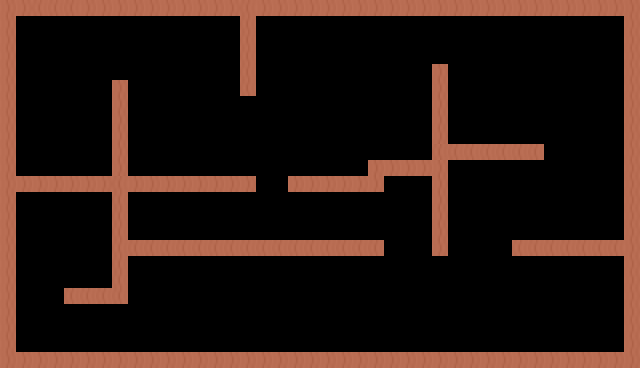

The image is a tile-based game level rendered from a .tmx file. Its description and complete source (layers, tilesets, objects, tile grids) follow:
An orthogonal 40x23 tile map with 16x16 px tiles, 1 tile layer (Tile Layer 1) and 28 objects (14x ColllisionRecs, 6x Diamond, 4x Fruit, 2x Shrinker, Player, ...).

<map version="1.10" tiledversion="1.10.2" orientation="orthogonal" renderorder="right-down" width="40" height="23" tilewidth="16" tileheight="16" infinite="0" nextlayerid="4" nextobjectid="48">
 <tileset firstgid="1" source="maize.tsx" />
 <layer id="1" name="Tile Layer 1" width="40" height="23">
  <data encoding="csv">
2684354590,2684354590,1610612766,1610612766,1610612766,2684354590,2684354590,2684354590,2684354590,2684354590,2684354590,2684354590,2684354590,2684354590,2684354590,1610612766,2684354590,2684354590,2684354590,2684354590,2684354590,2684354590,2684354590,2684354590,2684354590,2684354590,2684354590,2684354590,2684354590,2684354590,2684354590,2684354590,2684354590,2684354590,2684354590,2684354590,2684354590,2684354590,2684354590,2684354590,
2684354590,0,0,0,0,0,0,0,0,0,0,0,0,0,0,1610612766,0,0,0,0,0,0,0,0,0,0,0,0,0,0,0,0,0,0,0,0,0,0,0,2684354590,
2684354590,0,0,0,0,0,0,0,0,0,0,0,0,0,0,1610612766,0,0,0,0,0,0,0,0,0,0,0,0,0,0,0,0,0,0,0,0,0,0,0,2684354590,
2684354590,0,0,0,0,0,0,0,0,0,0,0,0,0,0,1610612766,0,0,0,0,0,0,0,0,0,0,0,0,0,0,0,0,0,0,0,0,0,0,0,2684354590,
2684354590,0,0,0,0,0,0,0,0,0,0,0,0,0,0,1610612766,0,0,0,0,0,0,0,0,0,0,0,2684354590,0,0,0,0,0,0,0,0,0,0,0,2684354590,
2684354590,0,0,0,0,0,0,2684354590,0,0,0,0,0,0,0,1610612766,0,0,0,0,0,0,0,0,0,0,0,2684354590,0,0,0,0,0,0,0,0,0,0,0,2684354590,
2684354590,0,0,0,0,0,0,2684354590,0,0,0,0,0,0,0,0,0,0,0,0,0,0,0,0,0,0,0,2684354590,0,0,0,0,0,0,0,0,0,0,0,2684354590,
2684354590,0,0,0,0,0,0,2684354590,0,0,0,0,0,0,0,0,0,0,0,0,0,0,0,0,0,0,0,2684354590,0,0,0,0,0,0,0,0,0,0,0,2684354590,
2684354590,0,0,0,0,0,0,2684354590,0,0,0,0,0,0,0,0,0,0,0,0,0,0,0,0,0,0,0,2684354590,0,0,0,0,0,0,0,0,0,0,0,2684354590,
2684354590,0,0,0,0,0,0,2684354590,0,0,0,0,0,0,0,0,0,0,0,0,0,0,0,0,0,0,0,1610612766,1610612766,1610612766,1610612766,1610612766,1610612766,1610612766,0,0,0,0,0,2684354590,
2684354590,0,0,0,0,0,0,2684354590,0,0,0,0,0,0,0,0,0,0,0,0,0,0,0,2684354590,2684354590,2684354590,2684354590,2684354590,0,0,0,0,0,0,0,0,0,0,0,2684354590,
2684354590,2684354590,2684354590,2684354590,2684354590,2684354590,2684354590,1610612766,2684354590,2684354590,2684354590,2684354590,2684354590,2684354590,2684354590,2684354590,0,0,2684354590,2684354590,2684354590,2684354590,2684354590,2684354590,0,0,0,2684354590,0,0,0,0,0,0,0,0,0,0,0,2684354590,
2684354590,0,0,0,0,0,0,1610612766,0,0,0,0,0,0,0,0,0,0,0,0,0,0,0,0,0,0,0,2684354590,0,0,0,0,0,0,0,0,0,0,0,2684354590,
2684354590,0,0,0,0,0,0,1610612766,0,0,0,0,0,0,0,0,0,0,0,0,0,0,0,0,0,0,0,2684354590,0,0,0,0,0,0,0,0,0,0,0,2684354590,
2684354590,0,0,0,0,0,0,1610612766,0,0,0,0,0,0,0,0,0,0,0,0,0,0,0,0,0,0,0,2684354590,0,0,0,0,0,0,0,0,0,0,0,2684354590,
2684354590,0,0,0,0,0,0,1610612766,1610612766,1610612766,1610612766,1610612766,1610612766,1610612766,1610612766,1610612766,1610612766,1610612766,1610612766,1610612766,1610612766,1610612766,1610612766,1610612766,0,0,0,2684354590,0,0,0,0,1610612766,1610612766,1610612766,1610612766,1610612766,1610612766,1610612766,2684354590,
2684354590,0,0,0,0,0,0,1610612766,0,0,0,0,0,0,0,0,0,0,0,0,0,0,0,0,0,0,0,0,0,0,0,0,0,0,0,0,0,0,0,2684354590,
2684354590,0,0,0,0,0,0,1610612766,0,0,0,0,0,0,0,0,0,0,0,0,0,0,0,0,0,0,0,0,0,0,0,0,0,0,0,0,0,0,0,2684354590,
2684354590,0,0,0,1610612766,1610612766,1610612766,1610612766,0,0,0,0,0,0,0,0,0,0,0,0,0,0,0,0,0,0,0,0,0,0,0,0,0,0,0,0,0,0,0,2684354590,
2684354590,0,0,0,0,0,0,0,0,0,0,0,0,0,0,0,0,0,0,0,0,0,0,0,0,0,0,0,0,0,0,0,0,0,0,0,0,0,0,2684354590,
2684354590,0,0,0,0,0,0,0,0,0,0,0,0,0,0,0,0,0,0,0,0,0,0,0,0,0,0,0,0,0,0,0,0,0,0,0,0,0,0,2684354590,
2684354590,0,0,0,0,0,0,0,0,0,0,0,0,0,0,0,0,0,0,0,0,0,0,0,0,0,0,0,0,0,0,0,0,0,0,0,0,0,0,2684354590,
2684354590,2684354590,2684354590,2684354590,2684354590,2684354590,2684354590,2684354590,2684354590,2684354590,2684354590,2684354590,2684354590,2684354590,2684354590,2684354590,2684354590,2684354590,2684354590,2684354590,2684354590,2684354590,2684354590,2684354590,2684354590,2684354590,2684354590,2684354590,2684354590,2684354590,2684354590,2684354590,2684354590,2684354590,2684354590,2684354590,2684354590,2684354590,2684354590,2684354590
</data>
 </layer>
 <objectgroup id="2" name="Spawnpoints">
  <object id="1" name="Player" type="Player" x="73" y="257.333" width="16" height="16" />
  <object id="2" name="Orange" type="Fruit" x="174.823" y="314.9" width="16.6667" height="16" />
  <object id="3" name="Diamond" type="Diamond" x="560" y="160" width="16.6667" height="16" />
  <object id="4" name="Shrinker" type="Shrinker" x="173.657" y="212.027" width="15.1667" height="15.5" />
  <object id="5" name="Orange" type="Fruit" x="359.584" y="323.5" width="15" height="15" />
  <object id="6" name="Orange" type="Fruit" x="486.584" y="211.5" width="15" height="15" />
  <object id="19" name="Diamond" type="Diamond" x="40.426" y="202.296" width="16.6667" height="16" />
  <object id="20" name="Diamond" type="Diamond" x="351.122" y="35.7031" width="16.6667" height="16" />
  <object id="21" name="Diamond" type="Diamond" x="273" y="80.6667" width="16.6667" height="16" />
  <object id="31" name="trophy" type="trophy" x="33.8257" y="128.966" width="23.1364" height="28.5909" />
  <object id="38" name="Orange" type="Fruit" x="565.369" y="312.774" width="16.6667" height="16" />
  <object id="39" name="Diamond" type="Diamond" x="244.001" y="275.281" width="16.6667" height="16" />
  <object id="40" name="Diamond" type="Diamond" x="523.115" y="25.3271" width="16.6667" height="16" />
  <object id="41" name="Shrinker" type="Shrinker" x="600.042" y="330.877" width="15.1667" height="15.5" />
 </objectgroup>
 <objectgroup id="3" name="Collisions">
  <object id="7" name="ColllisionRecs" type="ColllisionRecs" x="-2.25" y="4.625" width="621.333" height="8.30897" />
  <object id="8" name="ColllisionRecs" type="ColllisionRecs" x="2" y="352" width="624.333" height="5.33333" />
  <object id="13" name="ColllisionRecs" type="ColllisionRecs" x="17.3333" y="177" width="239" height="14.8333" />
  <object id="15" name="ColllisionRecs" type="ColllisionRecs" x="289.167" y="177" width="95" height="14.8333" />
  <object id="16" name="ColllisionRecs" type="ColllisionRecs" x="512.62" y="240.421" width="107.254" height="14.8333" />
  <object id="26" name="ColllisionRecs" type="ColllisionRecs" x="620.667" y="16" width="16" height="336" />
  <object id="27" name="ColllisionRecs" type="ColllisionRecs" x="1.33333" y="18.6667" width="16" height="336" />
  <object id="28" name="ColllisionRecs" type="ColllisionRecs" x="432.833" y="65.8333" width="16" height="190" />
  <object id="42" name="ColllisionRecs" type="ColllisionRecs" x="110.43" y="79.9675" width="16" height="223.327" />
  <object id="43" name="ColllisionRecs" type="ColllisionRecs" x="239.573" y="8.55223" width="16" height="88.2331" />
  <object id="44" name="ColllisionRecs" type="ColllisionRecs" x="366.235" y="161.004" width="65" height="14.8333" />
  <object id="45" name="ColllisionRecs" type="ColllisionRecs" x="452.231" y="144.936" width="90.5905" height="14.8333" />
  <object id="46" name="ColllisionRecs" type="ColllisionRecs" x="127.478" y="240.156" width="256.259" height="14.8333" />
  <object id="47" name="ColllisionRecs" type="ColllisionRecs" x="63.3155" y="287.767" width="47.7413" height="14.8333" />
 </objectgroup>
</map>
